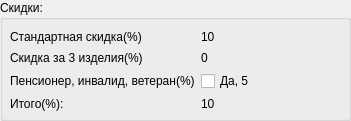
  <widget class="QGroupBox" name="groupBox_5">
   <property name="geometry">
    <rect>
     <x>10</x>
     <y>290</y>
     <width>351</width>
     <height>121</height>
    </rect>
   </property>
   <property name="title">
    <string>Скидки:</string>
   </property>
   <widget class="QWidget" name="formLayoutWidget_3">
    <property name="geometry">
     <rect>
      <x>10</x>
      <y>30</y>
      <width>331</width>
      <height>81</height>
     </rect>
    </property>
    <layout class="QGridLayout" name="gridLayout_2">
     <item row="3" column="0">
      <widget class="QLabel" name="label_11">
       <property name="text">
        <string>Итого(%):</string>
       </property>
      </widget>
     </item>
     <item row="3" column="1">
      <widget class="QLabel" name="summaryDiscountLabel">
       <property name="text">
        <string>10</string>
       </property>
      </widget>
     </item>
     <item row="1" column="1">
      <widget class="QLabel" name="for3ItemsDiscountLabel">
       <property name="text">
        <string>0</string>
       </property>
      </widget>
     </item>
     <item row="1" column="0">
      <widget class="QLabel" name="label_8">
       <property name="text">
        <string>Скидка за 3 изделия(%)</string>
       </property>
      </widget>
     </item>
     <item row="0" column="1">
      <widget class="QLabel" name="standartDiscountLabel">
       <property name="text">
        <string>10</string>
       </property>
      </widget>
     </item>
     <item row="0" column="0">
      <widget class="QLabel" name="label_4">
       <property name="text">
        <string>Стандартная скидка(%)</string>
       </property>
      </widget>
     </item>
     <item row="2" column="0">
      <widget class="QLabel" name="label_12">
       <property name="text">
        <string>Пенсионер, инвалид, ветеран(%)</string>
       </property>
      </widget>
     </item>
     <item row="2" column="1">
      <widget class="QCheckBox" name="invalidDiscountCheckBox">
       <property name="text">
        <string>Да, 5</string>
       </property>
      </widget>
     </item>
    </layout>
   </widget>
  </widget>
